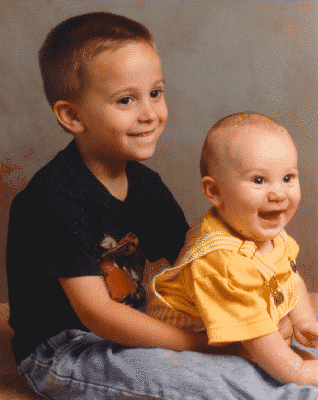
%> input picture Digital Image Processing 数字图像处理/Lab/Lab1/lab1_images/kids.tif, 318 x 400 px
$ octave lab1_2.m   (GNU Octave 9; MATLAB toolbox functions it lacks are replaced by stand-ins)
%> lines starting %> are read from the running program, lines starting %| are printed output that depends on the picture
% Read the image
[originalImage, colormap] = imread('lab1_images/kids.tif');
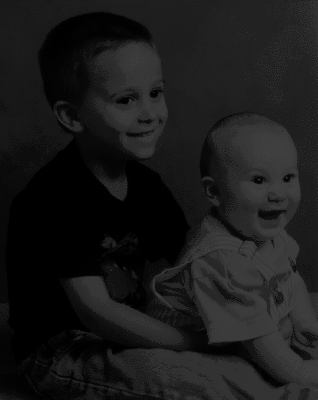
%> originalImage: size 400x318 uint8; min 0, max 63, mean 26.1
%> colormap = 256 rows, first 12: [0.098 0.0941 0.102; 0.145 0.102 0.11; 0.161 0.141 0.18; 0.22 0.122 0.102; 0.243 0.157 0.137; 0.22 0.184 0.212; 0.247 0.235 0.282; 0.314 0.149 0.102; 0.329 0.204 0.157; 0.412 0.173 0.0902; 0.424 0.231 0.137; 0.318 0.247 0.243]
originalRGBImage = ind2rgb(originalImage, colormap);

%%%%%%%%%%%%%%%%%%%%%%%%%%%%%%%SHRINK%%%%%%%%%%%%%%%%%%%%%%%%%%%%%%%%%%%%%%

% Specify the scale factor for shrinking
scaleFactor = 0.5;

% Perform nearest neighbor interpolation
shrinkNearest = imresize(originalRGBImage, scaleFactor, 'nearest');
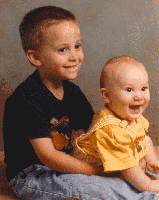
%> shrinkNearest: size 200x159x3 double; mean R, G, B 0.505, 0.382, 0.306

% Perform bilinear interpolation
shrinkBilinear = imresize(originalRGBImage, scaleFactor, 'bilinear');
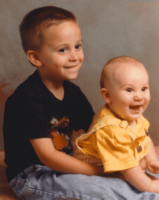
%> shrinkBilinear: size 200x159x3 double; mean R, G, B 0.505, 0.382, 0.306; mean of the top-left, top-right, bottom-left and bottom-right quarters 0.337, 0.507, 0.222, 0.52

% Perform bicubic interpolation
shrinkBicubic = imresize(originalRGBImage, scaleFactor, 'bicubic');

% Display the images
figure, imshow(originalRGBImage), title('Original RGB Image');
figure, imshow(shrinkNearest), title('Shrink using Nearest Neighbor');
figure, imshow(shrinkBilinear), title('Shrink using Bilinear Interpolation');
figure, imshow(shrinkBicubic), title('Shrink using Bicubic Interpolation');

%%%%%%%%%%%%%%%%%%%%%%%%%%%%%%ZOOM BACK%%%%%%%%%%%%%%%%%%%%%%%%%%%%%%%%%%%%

% Zoom the images back to original size
zoomNearest = imresize(shrinkNearest, 1/scaleFactor, 'nearest');
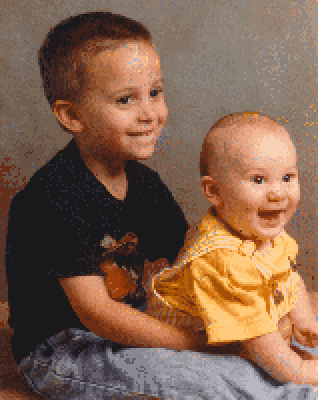
%> zoomNearest: size 400x318x3 double; mean R, G, B 0.505, 0.382, 0.306; mean of the top-left, top-right, bottom-left and bottom-right quarters 0.337, 0.508, 0.224, 0.523
zoomBilinear = imresize(shrinkBilinear, 1/scaleFactor, 'bilinear');
zoomBicubic = imresize(shrinkBicubic, 1/scaleFactor, 'bicubic');

% Display the zoomed images
figure, imshow(zoomNearest), title('Zoom Nearest Neighbor');
figure, imshow(zoomBilinear), title('Zoom Bilinear Interpolation');
figure, imshow(zoomBicubic), title('Zoom Bicubic Interpolation');
%> after `imshow(zoomBicubic)`:
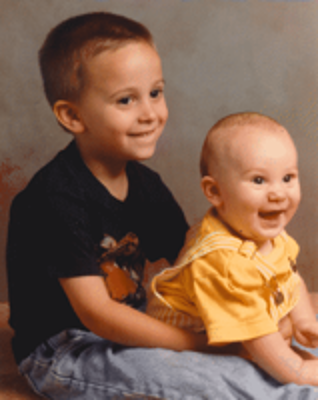
%> displayed picture: size 400x318x3, on the screen's scale of 0 to 255; mean R, G, B 128.7, 97.4, 77.9; mean of the top-left, top-right, bottom-left and bottom-right quarters 86.1, 129.4, 56.9, 133

%%%%%%%%%%%%%%%%%%%%%%%%%%%%%%%%CROP%%%%%%%%%%%%%%%%%%%%%%%%%%%%%%%%%%%%%%%

% Define the crop rectangle [x, y, width, height]
cropRect = [50, 50, 200, 200];

% Crop the image
croppedImage = imcrop(originalRGBImage, cropRect);
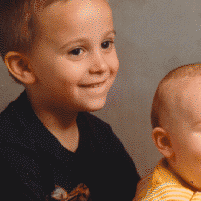
%> croppedImage: size 201x201x3 double; mean R, G, B 0.46, 0.331, 0.26

% Display the cropped image
figure, imshow(croppedImage), title('Cropped Image');

%%%%%%%%%%%%%%%%%%%%%%%%%%%%%%%ROTATE%%%%%%%%%%%%%%%%%%%%%%%%%%%%%%%%%%%%%%

% Specify the rotation angle in degrees
rotationAngle = 45;

% Rotate the image
rotatedImage = imrotate(originalRGBImage, rotationAngle);
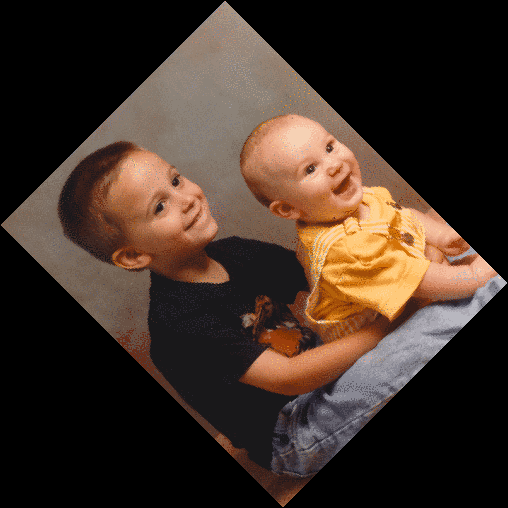
%> rotatedImage: size 508x508x3 double; mean R, G, B 0.248, 0.188, 0.15

% Display the rotated image
figure, imshow(rotatedImage), title('Rotated Image');
